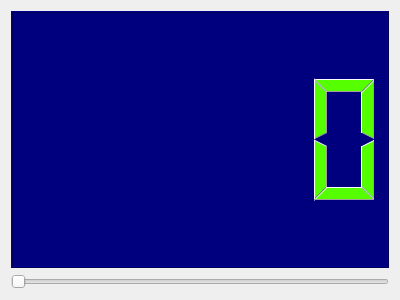
<?xml version="1.0" encoding="UTF-8"?>
<ui version="4.0">
 <class>Dimmer</class>
 <widget class="QWidget" name="Dimmer">
  <property name="geometry">
   <rect>
    <x>0</x>
    <y>0</y>
    <width>400</width>
    <height>300</height>
   </rect>
  </property>
  <property name="windowTitle">
   <string>Dimmer</string>
  </property>
  <layout class="QVBoxLayout" name="verticalLayout">
   <item>
    <widget class="QLCDNumber" name="display">
     <property name="styleSheet">
      <string notr="true">color: rgb(85, 255, 0);
background-color: rgb(0, 0, 127);</string>
     </property>
    </widget>
   </item>
   <item>
    <widget class="QSlider" name="slider">
     <property name="maximum">
      <number>100</number>
     </property>
     <property name="orientation">
      <enum>Qt::Horizontal</enum>
     </property>
    </widget>
   </item>
  </layout>
 </widget>
 <layoutdefault spacing="6" margin="11"/>
 <resources/>
 <connections/>
</ui>
